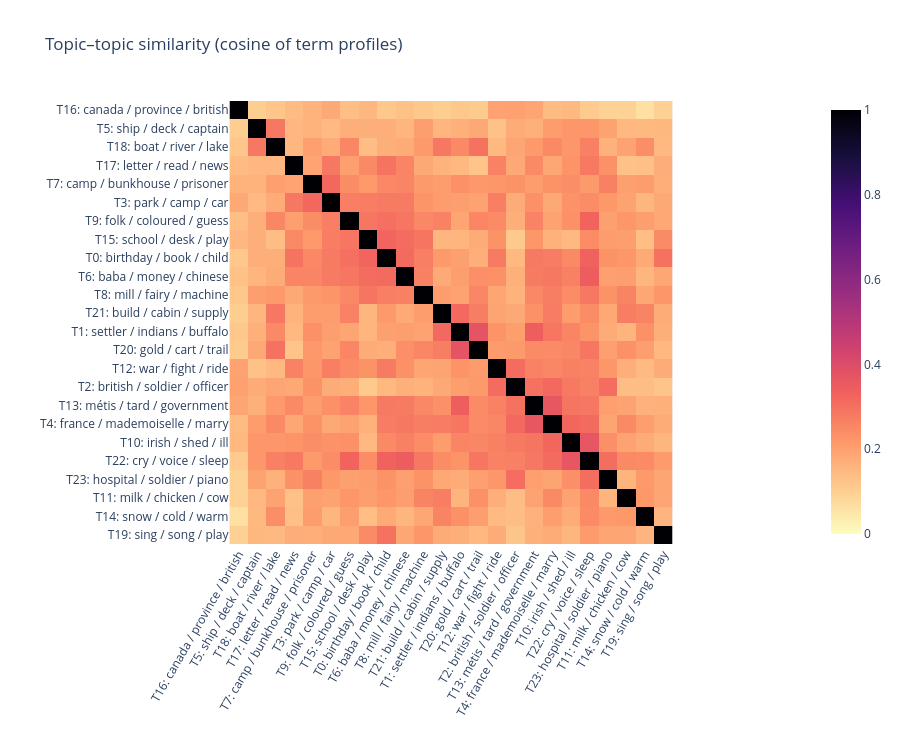
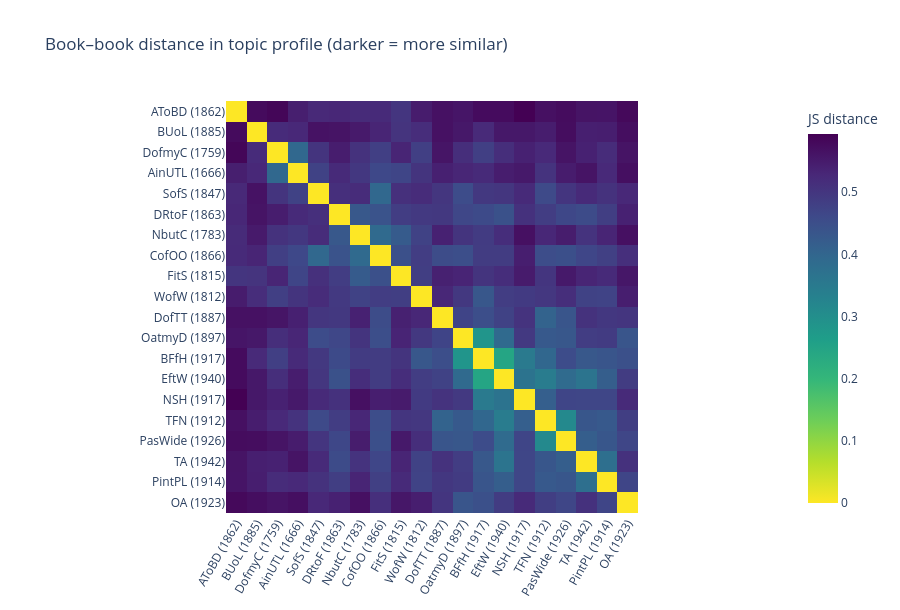

The notebook cell saved with these charts, in order:
### Markdown cell above
### 11e. How topics relate to each other, and how books relate to each other

Left/top: topics clustered by cosine similarity of their term profiles (blocks = families of related topics, a hint that two topics may be one theme split in two). Bottom: books clustered by Jensen–Shannon distance between their topic profiles (darker = more similar). Books that cluster together tell similar stories in similar words.

### Code cell
Hn = normalize(H)
order_t = cluster_order(Hn, "cosine")
S = Hn @ Hn.T
fig = px.imshow(S[np.ix_(order_t, order_t)], x=[topic_label[t][:40] for t in order_t], y=[topic_label[t][:40] for t in order_t],
                color_continuous_scale="Magma_r", zmin=0, zmax=1, aspect="equal",
                title="Topic–topic similarity (cosine of term profiles)")
fig.update_layout(height=max(500, 20 * K + 250), xaxis_tickangle=-60)
show(fig, "07_topic_similarity")

if n_books >= 3:
    D = np.array([[jensenshannon(a, b) for b in book_share] for a in book_share])
    order_b = cluster_order(book_share, "jensenshannon")
    lab = [book_label(book_codes[i]) for i in order_b]
    fig = px.imshow(D[np.ix_(order_b, order_b)], x=lab, y=lab, color_continuous_scale="Viridis_r", aspect="equal",
                    labels=dict(color="JS distance"), title="Book–book distance in topic profile")
    fig.update_layout(height=max(500, 18 * n_books + 250), xaxis_tickangle=-60)
    show(fig, "08_book_similarity")
else:
    print("Need at least 3 books for a book-similarity plot.")

### Figure 1 — Plotly figure (JSON) as saved in the notebook; plotly's stock layout.template omitted (floating-point values rounded to 4 significant figures; data arrays with more than 128 entries replaced by an {"elided": "..."} marker saying what was removed)
{"data": [{"coloraxis": "coloraxis", "hovertemplate": "x: %{x}<br>y: %{y}<br>color: %{z}<extra></extra>", "name": "0", "type": "heatmap", "x": ["T16: canada / province / british", "T5: ship / deck / captain", "T18: boat / river / lake", "T17: letter / read / news", "T7: camp / bunkhouse / prisoner", "T3: park / camp / car", "T9: folk / coloured / guess", "T15: school / desk / play", "T0: birthday / book / child", "T6: baba / money / chinese", "T8: mill / fairy / machine", "T21: build / cabin / supply", "T1: settler / indians / buffalo", "T20: gold / cart / trail", "T12: war / fight / ride", "T2: british / soldier / officer", "T13: métis / tard / government", "T4: france / mademoiselle / marry", "T10: irish / shed / ill", "T22: cry / voice / sleep", "T23: hospital / soldier / piano", "T11: milk / chicken / cow", "T14: snow / cold / warm", "T19: sing / song / play"], "xaxis": "x", "y": ["T16: canada / province / british", "T5: ship / deck / captain", "T18: boat / river / lake", "T17: letter / read / news", "T7: camp / bunkhouse / prisoner", "T3: park / camp / car", "T9: folk / coloured / guess", "T15: school / desk / play", "T0: birthday / book / child", "T6: baba / money / chinese", "T8: mill / fairy / machine", "T21: build / cabin / supply", "T1: settler / indians / buffalo", "T20: gold / cart / trail", "T12: war / fight / ride", "T2: british / soldier / officer", "T13: métis / tard / government", "T4: france / mademoiselle / marry", "T10: irish / shed / ill", "T22: cry / voice / sleep", "T23: hospital / soldier / piano", "T11: milk / chicken / cow", "T14: snow / cold / warm", "T19: sing / song / play"], "yaxis": "y", "z": {"elided": "24x24 float values"}}], "layout": {"coloraxis": {"autocolorscale": false, "cmax": 1, "cmin": 0, "colorscale": [[0, "#fcfdbf"], [0.1111, "#feca8d"], [0.2222, "#fd9668"], [0.3333, "#f1605d"], [0.4444, "#cd4071"], [0.5556, "#9e2f7f"], [0.6667, "#721f81"], [0.7778, "#440f76"], [0.8889, "#180f3d"], [1, "#000004"]]}, "height": 730, "title": {"text": "Topic–topic similarity (cosine of term profiles)"}, "xaxis": {"anchor": "y", "constrain": "domain", "domain": [0, 1], "scaleanchor": "y", "tickangle": -60}, "yaxis": {"anchor": "x", "autorange": "reversed", "constrain": "domain", "domain": [0, 1]}}}

### Figure 2 — Plotly figure (JSON) as saved in the notebook; plotly's stock layout.template omitted (floating-point values rounded to 4 significant figures; data arrays with more than 128 entries replaced by an {"elided": "..."} marker saying what was removed)
{"data": [{"coloraxis": "coloraxis", "hovertemplate": "x: %{x}<br>y: %{y}<br>JS distance: %{z}<extra></extra>", "name": "0", "type": "heatmap", "x": ["AToBD (1862)", "BUoL (1885)", "DofmyC (1759)", "AinUTL (1666)", "SofS (1847)", "DRtoF (1863)", "NbutC (1783)", "CofOO (1866)", "FitS (1815)", "WofW (1812)", "DofTT (1887)", "OatmyD (1897)", "BFfH (1917)", "EftW (1940)", "NSH (1917)", "TFN (1912)", "PasWide (1926)", "TA (1942)", "PintPL (1914)", "OA (1923)"], "xaxis": "x", "y": ["AToBD (1862)", "BUoL (1885)", "DofmyC (1759)", "AinUTL (1666)", "SofS (1847)", "DRtoF (1863)", "NbutC (1783)", "CofOO (1866)", "FitS (1815)", "WofW (1812)", "DofTT (1887)", "OatmyD (1897)", "BFfH (1917)", "EftW (1940)", "NSH (1917)", "TFN (1912)", "PasWide (1926)", "TA (1942)", "PintPL (1914)", "OA (1923)"], "yaxis": "y", "z": {"elided": "20x20 float values"}}], "layout": {"coloraxis": {"autocolorscale": false, "colorbar": {"title": {"text": "JS distance"}}, "colorscale": [[0, "#fde725"], [0.1111, "#b5de2b"], [0.2222, "#6ece58"], [0.3333, "#35b779"], [0.4444, "#1f9e89"], [0.5556, "#26828e"], [0.6667, "#31688e"], [0.7778, "#3e4989"], [0.8889, "#482878"], [1, "#440154"]]}, "height": 610, "title": {"text": "Book–book distance in topic profile (darker = more similar)"}, "xaxis": {"anchor": "y", "constrain": "domain", "domain": [0, 1], "scaleanchor": "y", "tickangle": -60}, "yaxis": {"anchor": "x", "autorange": "reversed", "constrain": "domain", "domain": [0, 1]}}}
